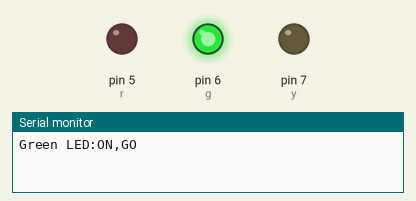
Recording of a sketch running on a simulated Arduino Uno, built with avr-gcc and run on an emulated ATmega328P. Shown: output pins drawn as LEDs (lit = HIGH), the last lines printed to the serial monitor.

Above: at 2.5 s.
At 7.5 s:
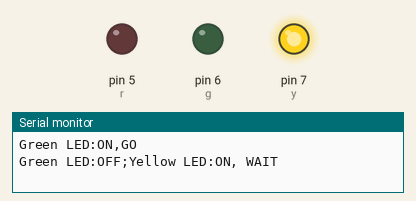
At 12.5 s:
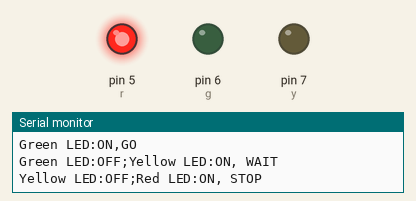
At 20.0 s:
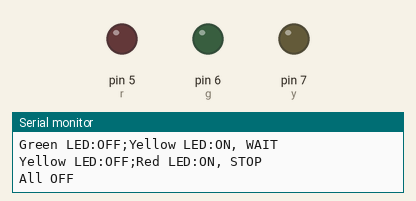
Timing chart, 0 to 32.5 s (numbered marks = the images above):
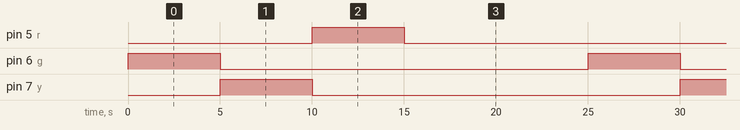

The sketch:

trafficlight.ino
```cpp
//LED pins
int r = 5;
int g = 6;
int y = 7;
void setup()
{
  Serial.begin(9600);
  pinMode(r, OUTPUT);digitalWrite(r,LOW);
   pinMode(g, OUTPUT);digitalWrite(g,LOW);
    pinMode(y, OUTPUT);digitalWrite(y,LOW);
}
void traffic()
{
  digitalWrite(g,HIGH);
  Serial.println("Green LED:ON,GO");
  //delay of 5 seconds
  delay(5000);
  digitalWrite(g,LOW);
  digitalWrite(y,HIGH);
  Serial.println("Green LED:OFF;Yellow LED:ON, WAIT");
   delay(5000);
   digitalWrite(y,LOW);
  digitalWrite(r,HIGH);
  Serial.println("Yellow LED:OFF;Red LED:ON, STOP");
   delay(5000);
   digitalWrite(r, LOW);
   Serial.println("All OFF");
}
void loop()
{
  traffic();
  delay(10000);
}
```

Measured:
- by itself, pin 5 (r), pin 6 (g), pin 7 (y): alternates HIGH for 5.0 s and LOW for 20.0 s
- by itself, everything shown: repeats every 25.0 s, in 4 steps
